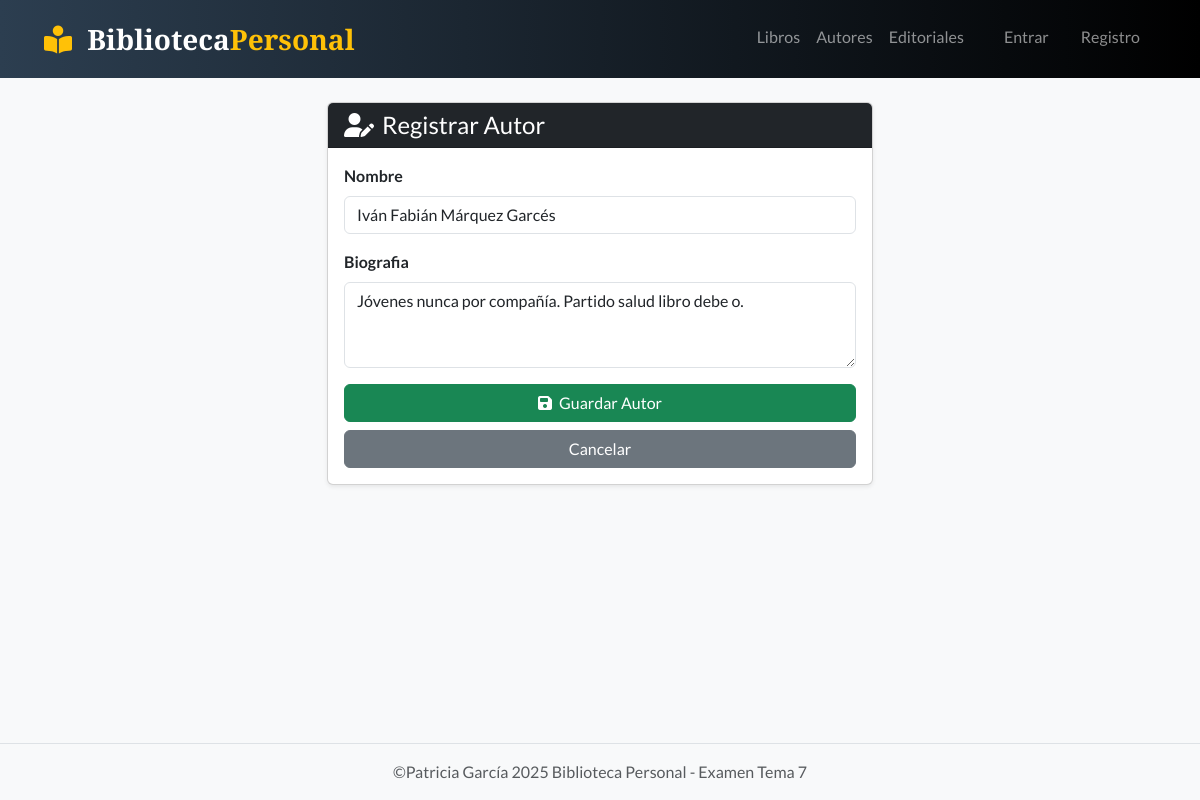
The app's page /autor/13/editar/ with its own data.
### biblioteca/models.py (models this page shows, shortened)
class Autor(models.Model):
    nombre = models.CharField(max_length=150)
    biografia = models.TextField(blank=True, null=True) # Opcional

### biblioteca/views.py (the view)
# urls.py: path('autor/<int:pk>/editar/', views.editar_autor, name='editar_autor'),
def editar_autor(request, pk):
    autor = get_object_or_404(Autor, pk=pk)
    if request.method == 'POST':
        formulario = AutorForm(request.POST, instance=autor)
        if formulario.is_valid():
            formulario.save()
            return redirect('detalle_autor', pk=pk)
    else:
        formulario = AutorForm(instance=autor)
    return render(request, 'biblioteca/autor_form.html', {'formulario': formulario})

### biblioteca/forms.py
class AutorForm(forms.ModelForm):
    class Meta:
        model = Autor
        fields = ['nombre', 'biografia']
        widgets = {
            'nombre': forms.TextInput(attrs={'class': 'form-control', 'placeholder': 'Nombre del autor'}),
            'biografia': forms.Textarea(attrs={'class': 'form-control', 'rows': 3, 'placeholder': 'Breve biografía (opcional)'}),
        }

### biblioteca/templates/biblioteca/autor_form.html (shortened to what this page needs)
{% extends 'biblioteca/base.html' %}
{% block contenido %}
<div class="row justify-content-center">
    <div class="col-md-6">
        <div class="card shadow-sm">
            <div class="card-header bg-dark text-white">
                <h4 class="mb-0"><i class="fa-solid fa-user-pen me-2"></i>Registrar Autor</h4>
            </div>
            <div class="card-body">
                <form method="POST">
                    {% for campo in formulario %}
                    <div class="mb-3">
                        <label class="form-label fw-bold">{{ campo.label }}</label>
                        {{ campo }}
                    </div>
                    {% endfor %}
                    <div class="d-grid gap-2">
                        <button type="submit" class="btn btn-success">
                            <i class="fa-solid fa-save me-1"></i> Guardar Autor
                        </button>
                        <a href="{% url 'lista_libros' %}" class="btn btn-secondary">Cancelar</a>
                    </div>
                </form>
            </div>
        </div>
    </div>
</div>
{% endblock %}

### biblioteca/static/css/estilos.css (style rules this page uses)
body { background-color: #f8f9fa; }

### biblioteca/templates/biblioteca/base.html (style rules this page uses)
body { font-family: 'Lato', sans-serif; background-color: #f8f9fa; }

### records on screen
Autor: formulario "Iván Fabián Márquez Garcés" "Jóvenes nunca por compañía. Partido salud libro debe o."

### other values on screen
{{ campo.label }} "Nombre" "Biografia"
